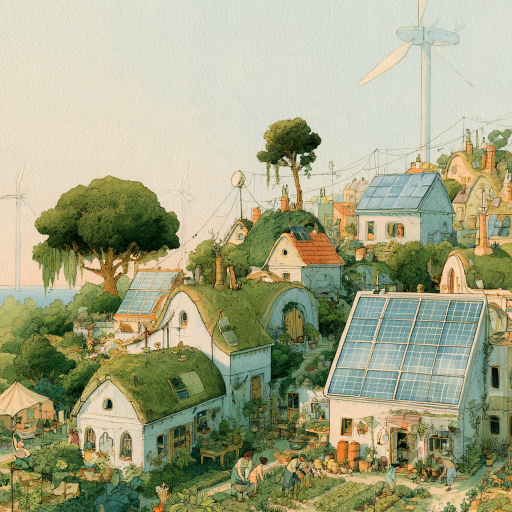
#> input picture firmware/resources/backgrounds/u3289376641_whimsical_watercolor_illustration_of_a_cozy_solar_0a7386e0-0e9a-4829-92ab-860e87343fdb_2.png, 1024 x 1024 px (shown at 1/2 size); its folder holds only this picture in this run
$ python convert_background.py ../backgrounds/u3289376641_whimsical_watercolor_illustration_of_a_cozy_solar_0a7386e0-0e9a-4829-92ab-860e87343fdb_2.png
#> lines starting #> are read from the running program, lines starting #| are printed output that depends on the picture
#!/usr/bin/env python3
"""
Convert an image to LVGL C array for use as a background.

Usage:
    python convert_background.py [input_image] [output_name] [--saturation 0.5] [--brightness 1.2] [--size 480]

Parameters:
    --saturation   0.0-2.0  (1.0 = original, <1 = desaturated, >1 = more vivid)
    --brightness   0.0-2.0  (1.0 = original, <1 = darker, >1 = brighter)
    --size         output resolution (default 480 for 480x480 display)
    --quality      JPEG-like quality not applicable, but we can use PNG optimization
"""

import argparse
import subprocess
import sys
from pathlib import Path

from PIL import Image, ImageEnhance

SCRIPT_DIR = Path(__file__).parent.absolute()
RESOURCES_DIR = SCRIPT_DIR.parent
DEFAULT_INPUT = RESOURCES_DIR / "backgrounds"
OUTPUT_DIR = RESOURCES_DIR.parent / "src" / "backgrounds"
LVGL_IMAGE_SCRIPT = SCRIPT_DIR / "LVGLImage.py"
PYTHON = sys.executable


def process_image(input_path: Path, output_png: Path, size: int, saturation: float, brightness: float):
    """Resize and adjust image, save as PNG."""
    img = Image.open(input_path).convert("RGB")

    # Crop to aspect ratio, then resize to exact size
    img = resize_to_fit(img, size, size)

    # Adjust saturation
    if saturation != 1.0:
        img = ImageEnhance.Color(img).enhance(saturation)

    # Adjust brightness
    if brightness != 1.0:
        img = ImageEnhance.Brightness(img).enhance(brightness)

    output_png.parent.mkdir(parents=True, exist_ok=True)
    img.save(output_png, "PNG", optimize=True)
    print(f"  Processed: {input_path.name} -> {output_png.name} ({size}x{size}, sat={saturation}, bright={brightness})")


def resize_to_fit(img: Image.Image, target_w: int, target_h: int) -> Image.Image:
    """Crop to target aspect ratio first, then resize to exact dimensions."""
    src_w, src_h = img.size
    target_ratio = target_w / target_h
    src_ratio = src_w / src_h

    # Crop to match target aspect ratio (center crop)
    if src_ratio > target_ratio:
        # Image is wider than target - crop sides
        new_w = int(src_h * target_ratio)
        left = (src_w - new_w) // 2
        img = img.crop((left, 0, left + new_w, src_h))
    else:
        # Image is taller than target - crop top/bottom
        new_h = int(src_w / target_ratio)
        top = (src_h - new_h) // 2
        img = img.crop((0, top, src_w, top + new_h))

    # Now resize to exact target dimensions
    return img.resize((target_w, target_h), Image.LANCZOS)


def png_to_c(png_path: Path, output_dir: Path, name: str):
    """Convert PNG to LVGL C array (RGB565, no alpha for opaque background)."""
    output_dir.mkdir(parents=True, exist_ok=True)
    cmd = [
        PYTHON, str(LVGL_IMAGE_SCRIPT),
        "--ofmt", "C",
        "--cf", "RGB565",  # No alpha needed for opaque background
        "-o", str(output_dir),
        "--name", name,
        str(png_path),
    ]
    result = subprocess.run(cmd, capture_output=True, text=True)
    if result.returncode != 0:
        print(f"  ERROR: {result.stderr}")
        return False
    print(f"  C array: {name}.c generated in {output_dir}")
    return True


def main():
    parser = argparse.ArgumentParser(description="Convert image to LVGL background")
    parser.add_argument("input", nargs="?", default=None, help="Input image path (default: first file in resources/backgrounds/)")
    parser.add_argument("name", nargs="?", default="background", help="Output variable name (default: background)")
    parser.add_argument("--saturation", type=float, default=0.5, help="Saturation 0.0-2.0 (default 0.5 for muted bg)")
    parser.add_argument("--brightness", type=float, default=1.25, help="Brightness 0.0-2.0 (default 1.25, +25%% brighter)")
    parser.add_argument("--size", type=int, default=480, help="Output size (default 480)")
    args = parser.parse_args()

    # Find input
    if args.input:
        input_path = Path(args.input)
    else:
        files = list(DEFAULT_INPUT.glob("*.png")) + list(DEFAULT_INPUT.glob("*.jpg")) + list(DEFAULT_INPUT.glob("*.jpeg"))
        if not files:
            print(f"ERROR: No images found in {DEFAULT_INPUT}")
            sys.exit(1)
        input_path = files[0]

    if not input_path.exists():
        print(f"ERROR: {input_path} not found")
        sys.exit(1)

    print(f"Background converter")
    print(f"  Input:  {input_path}")
    print(f"  Output: {args.name} ({args.size}x{args.size})")
    print(f"  Saturation: {args.saturation}, Brightness: {args.brightness}")

    # Step 1: Process image (resize, adjust)
    temp_png = OUTPUT_DIR.parent / "resources" / "png_temp" / f"{args.name}_processed.png"
    process_image(input_path, temp_png, args.size, args.saturation, args.brightness)
#> in process_image, img is the input picture: PIL image 1024x1024 RGB; mean R, G, B 164.5, 165.9, 132.7
#> in resize_to_fit, `return img.resize((target_w, target_h), Image.LANCZOS)`:
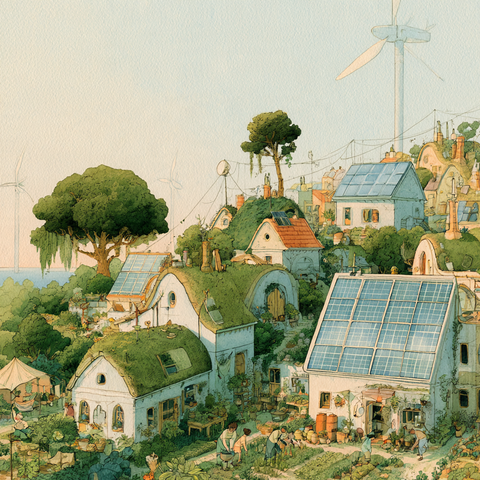
#> returned value: PIL image 480x480 RGB; mean R, G, B 164.5, 165.9, 132.7
#> in process_image, `img = ImageEnhance.Color(img).enhance(saturation)`:
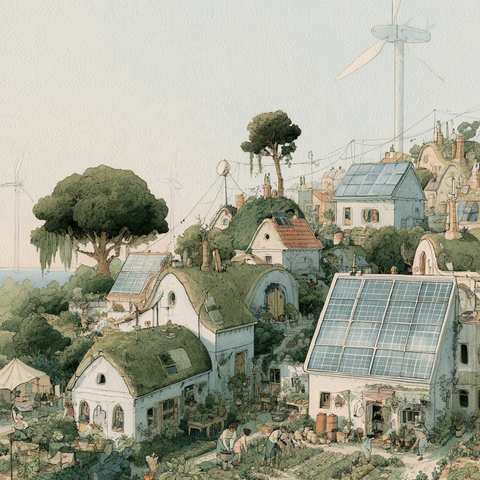
#> img: PIL image 480x480 RGB; mean R, G, B 162.8, 163.6, 146.9
#> in process_image, `img = ImageEnhance.Brightness(img).enhance(brightness)`:
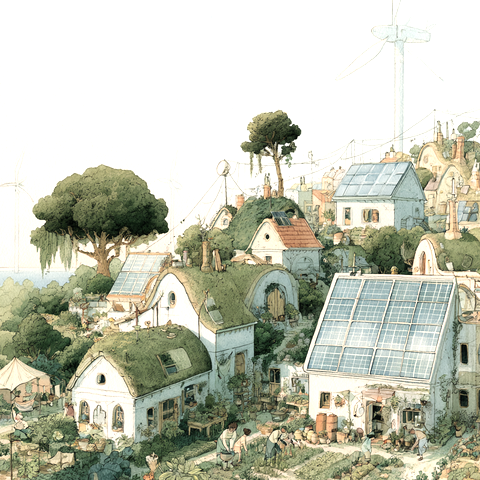
#> img: PIL image 480x480 RGB; mean R, G, B 194.3, 196.6, 180

    # Step 2: Convert to C array
    png_to_c(temp_png, OUTPUT_DIR, args.name)

    # Cleanup
    import shutil
    if temp_png.parent.exists():
        shutil.rmtree(temp_png.parent)

    # Report size
    c_file = OUTPUT_DIR / f"{args.name}.c"
    if c_file.exists():
        size_kb = c_file.stat().st_size / 1024
        print(f"\nDone! {c_file} ({size_kb:.0f} KB source)")
        print(f"Binary size will be ~{size_kb * 0.5 / 1024:.1f} MB (rough estimate)")


if __name__ == "__main__":
    main()
